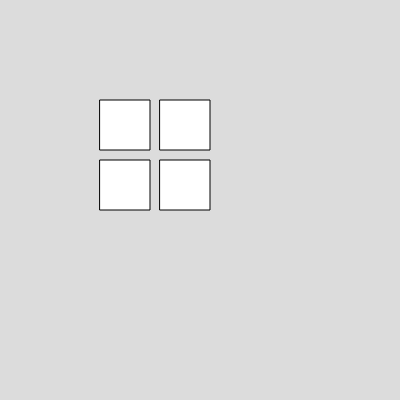
Frame 1 (no input)
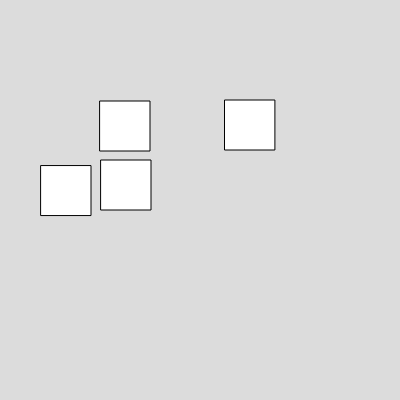
Frame 60 (no input)
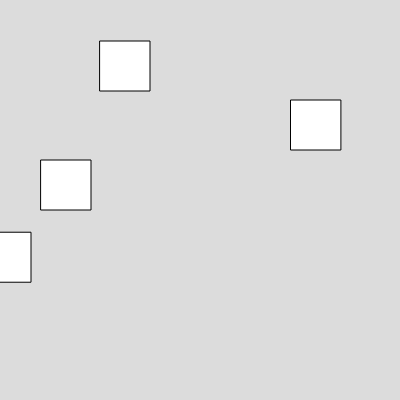
Frame 120 (the mouse pressed at the canvas centre since frame 60)

The p5.js sketch that drew these frames (run headless with seeded random() and noise() and a simulated clock; from frame 60 on, the mouse is pressed at the canvas centre):

// p5.js sketch
// ── sketch.js
var box1
var box2
var box3
var box4
function setup() 
{
  createCanvas(400, 400);
  box1=new Box(100,100,50,50)
  box2=new Box(100,160,50,50)
  box3=new Box(160,100,50,50)
  box4=new Box(160,160,50,50)
}

function draw() 
{
  background(220);
box1.show();
box2.show();
box3.show();
box4.show();
box4.left();
box3.right();
box2.up();
box1.down();
box1.left();
}


// ── box.js
class Box
  {
    constructor(x,y,w,h)
    {
      this.x =x;
      this.y =y;
      this.w =w;
      this.h = h;
    }
    
    show()
    {
      rect(this.x,this.y,this.w,this.h)
    }
    up(){
      this.y=this.y-1
    }
    down(){
      this.y=this.y+1.1111111111
    }
    left(){
      this.x=this.x-1
    }
    right(){
      this.x=this.x+1.1
    }
  }

  
